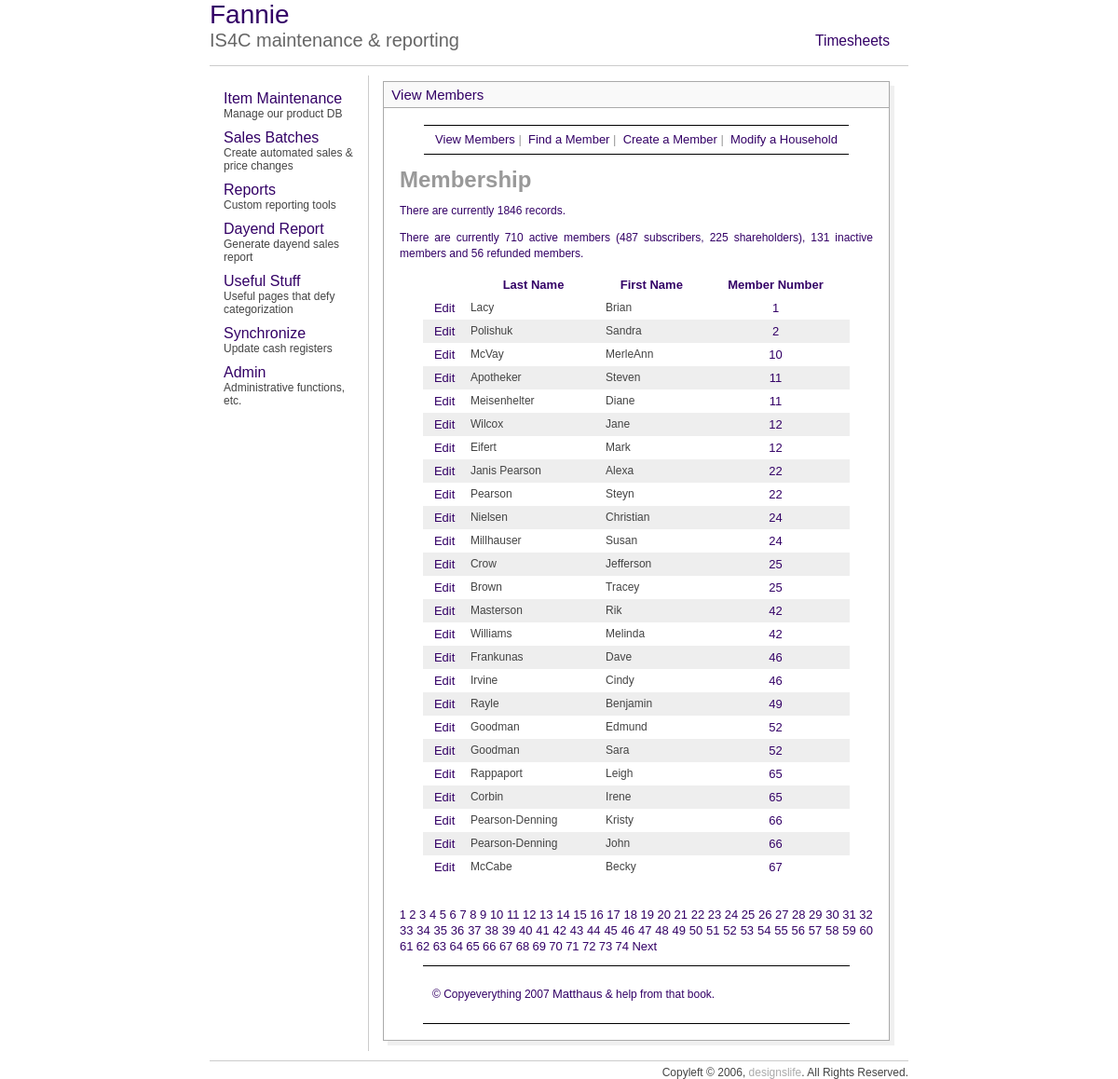
/mem/view_members.php?sort=cna&s=0&np=74, run on the app's committed database.
### tables this page shows
CREATE TABLE `custdata` (
  `CardNo` int(8) default NULL,
  `personNum` tinyint(4) NOT NULL default '1',
  `LastName` varchar(30) default NULL,
  `FirstName` varchar(30) default NULL,
  `CashBack` double NOT NULL default '60',
  `Balance` double NOT NULL default '0',
  `Discount` smallint(6) default NULL,
  `MemDiscountLimit` double NOT NULL default '0',
  `ChargeOk` tinyint(4) NOT NULL default '1',
  `WriteChecks` tinyint(4) NOT NULL default '1',
  `StoreCoupons` tinyint(4) NOT NULL default '1',
  `Type` varchar(10) NOT NULL default 'pc',
  `memType` tinyint(4) default NULL,
  `staff` tinyint(4) NOT NULL default '0',
  `SSI` double NOT NULL default '0',
  `Purchases` double NOT NULL default '0',
  `NumberOfChecks` smallint(6) NOT NULL default '0',
  `memCoupons` int(11) NOT NULL default '1',
  `blueLine` varchar(50) default NULL,
  `Shown` tinyint(4) NOT NULL default '1',
  `id` int(11) NOT NULL auto_increment,
  `modified` datetime NOT NULL,
  `phone` bigint(10) unsigned zerofill default NULL,
  `CouponOK` tinyint(1) default '0',
  PRIMARY KEY  (`id`),
  KEY `LastName` (`LastName`),
  KEY `CardNo_2` (`CardNo`,`memType`,`staff`,`id`,`personNum`)
);

### mem/view_members.php (the view, shortened to what this page needs)
<?php
echo'<h1 id="mainhead">Membership</h1>';
require_once ('../includes/mysqli_connect.php');
mysqli_select_db($db_slave, 'is4c_op');
$display = 25;
$query = "SELECT COUNT(id) FROM custdata ORDER BY cardno ASC";
$result = mysqli_query($db_slave, $query);
$row = mysqli_fetch_array($result, MYSQLI_NUM);
$num_records = $row[0];
$activeQ = "SELECT * FROM custdata WHERE memType in (1,2) AND cardno <> 3000 GROUP BY cardno";
$subscribersQ = "SELECT * FROM custdata WHERE memType = 2 AND cardno <> 3000 GROUP BY cardno";
$shareholdersQ = "SELECT * FROM custdata WHERE memType = 1 AND cardno <> 3000 GROUP BY cardno";
$inactiveQ = "SELECT * FROM custdata WHERE memType = 5 AND cardno <> 3000 GROUP BY cardno";
$refundQ = "SELECT * FROM custdata WHERE memType = 4 AND cardno <> 3000 GROUP BY cardno";
$activeR = mysqli_query($db_slave, $activeQ);
$inactiveR = mysqli_query($db_slave, $inactiveQ);
$refundR = mysqli_query($db_slave, $refundQ);
$subscribersR = mysqli_query($db_slave, $subscribersQ);
$shareholdersR = mysqli_query($db_slave, $shareholdersQ);
$subscribers = mysqli_num_rows($subscribersR);
$shareholders = mysqli_num_rows($shareholdersR);
$active = mysqli_num_rows($activeR);
$inactive = mysqli_num_rows($inactiveR);
$refund = mysqli_num_rows($refundR);
if (isset($_GET['np'])) {
	$num_pages = $_GET['np'];
} else {
	if ($num_records > $display) {
		$num_pages = ceil ($num_records/$display);
	} else {
		$num_pages = 1;
	}
}
if (isset($_GET['s'])) {
	$start = $_GET['s'];
} else {
	$start = 0;
}
$link1 = "{$_SERVER['PHP_SELF']}?sort=lna";
$link2 = "{$_SERVER['PHP_SELF']}?sort=fna";
$link3 = "{$_SERVER['PHP_SELF']}?sort=cna";
if (isset($_GET['sort'])) {
	switch ($_GET['sort']) {
		case 'cna':
		$order_by = 'CardNo ASC';
		$link3 = "{$_SERVER['PHP_SELF']}?sort=drd";
		break;
	}
	$sort = $_GET['sort'];
} else {
	$order_by = 'CardNo DESC';
	$sort = 'cnd';
}
$query = "SELECT LastName, FirstName, CardNo, id FROM custdata WHERE CardNo != 9999 AND CardNo != 99999 ORDER BY $order_by LIMIT $start, $display";
$result = mysqli_query($db_slave, $query);
echo "<p>There are currently $num_records records.</p>\n";
echo "<p>There are currently $active active members ($subscribers subscribers, $shareholders shareholders), $inactive inactive members and $refund refunded members.</p>\n";
echo '<table align="center" width="90%" cellspacing="0" cellpadding="5">
<tr>
<td align="center"><b></b></td>
<td align="center"><b><a href="' . $link1 . '&s=' . $start . '&np=' . $num_pages . '">Last Name</a></b></td>
<td align="center"><b><a href="' . $link2 . '&s=' . $start . '&np=' . $num_pages . '">First Name</a></b></td>
<td align="center"><b><a href="' . $link3 . '&s=' . $start . '&np=' . $num_pages . '">Member Number</a></b></td>
</tr>';
$bg = '#eeeeee';
while ($row = mysqli_fetch_array ($result, MYSQLI_ASSOC)) {
	$bg = ($bg=='#eeeeee' ? '#ffffff' : '#eeeeee');
	echo '<tr bgcolor="' . $bg . '">
	<td align="center"><a href="edit_member.php?id=' . $row['id'] . '">Edit</a></td>
	<td align="left">' . $row['LastName'] . '</td>
	<td align="left">' . $row['FirstName'] . '</td>
	<td align="center"><a href="modify_household.php?cardno=' . $row['CardNo'] . '">' . $row['CardNo'] . ' </a></td>
	</tr>';
}
echo '</table>';
if ($num_pages > 1) {
	echo '<br /><p>';
	$current_page = ($start/$display) + 1;
	for ($i = 1; $i <= $num_pages; $i++) {
		if ($i != $current_page) {
		echo '<a href="view_members.php?s=' . ($display * ($i - 1)) . '&np=' . $num_pages . '&sort=' . $sort . '">' . $i . '</a> ';
		} else {
			echo $i . ' ';
		}
	}
	if ($current_page != $num_pages) {
		echo '<a href="view_members.php?s=' . ($start + $display) . '&np=' . $num_pages . '&sort=' . $sort . '">Next</a> ';
	}
	echo '</p>';
}
?>

### includes/style.css (style rules this page uses)
p { font: "Arial,Lucida"; color:330066; font-size: 1em; line-height: 1.4em; }
body { font-family:arial; font-size:12px; cursor:default; color:AAAAAA; }
td { font-family:arial; font-size:12px; cursor:default; color:444444; }
a { color:330066; text-decoration:none; font-size:13px }

### mem/includes/layout.css (style rules this page uses)
body { font: 12px "Lucida Sans Unicode", Verdana, sans-serif; color: #333333; background: #FFF; margin: 0; padding: 0; }
#wrapper { margin: 0 auto; }
#content { margin: 0 25px 0 25px; padding: 1px; }
div#navbar1 { height: 30px; width: 100%; border-top: solid #000 1px; border-bottom: solid #000 1px; font-family: Arial, Helvetica, sans-serif; font-size: small; text-align: center; padding: 0px; margin: 0px; white-space: nowrap; line-height: 30px; }
#footer { border-bottom: 1px solid #000; border-top: 1px solid #000; margin: 0 25px 0 25px; padding: 10px; }

### data on the page
custdata: LastName "Lacy", FirstName "Brian", CardNo "1"
custdata: LastName "Polishuk", FirstName "Sandra", CardNo "2"
custdata: LastName "McVay", FirstName "MerleAnn", CardNo "10"
custdata: LastName "Apotheker", FirstName "Steven", CardNo "11"
custdata: LastName "Meisenhelter", FirstName "Diane", CardNo "11"
custdata: LastName "Wilcox", FirstName "Jane", CardNo "12"
custdata: LastName "Eifert", FirstName "Mark", CardNo "12"
custdata: LastName "Janis Pearson", FirstName "Alexa", CardNo "22"
custdata: LastName "Pearson", FirstName "Steyn", CardNo "22"
custdata: LastName "Nielsen", FirstName "Christian", CardNo "24"
custdata: LastName "Millhauser", FirstName "Susan", CardNo "24"
custdata: LastName "Crow", FirstName "Jefferson", CardNo "25"
custdata: LastName "Brown", FirstName "Tracey", CardNo "25"
custdata: LastName "Masterson", FirstName "Rik", CardNo "42"
custdata: LastName "Williams", FirstName "Melinda", CardNo "42"
custdata: LastName "Frankunas", FirstName "Dave", CardNo "46"
custdata: LastName "Irvine", FirstName "Cindy", CardNo "46"
custdata: LastName "Rayle", FirstName "Benjamin", CardNo "49"
custdata: LastName "Goodman", FirstName "Edmund", CardNo "52"
custdata: LastName "Goodman", FirstName "Sara", CardNo "52"
custdata: LastName "Rappaport", FirstName "Leigh", CardNo "65"
custdata: LastName "Corbin", FirstName "Irene", CardNo "65"
custdata: LastName "Pearson-Denning", FirstName "Kristy", CardNo "66"
custdata: LastName "Pearson-Denning", FirstName "John", CardNo "66"
custdata: LastName "McCabe", FirstName "Becky", CardNo "67"

### other printed values
$num_records "1846"
$active "710"
$subscribers "487"
$shareholders "225"
$inactive "131"
$refund "56"
